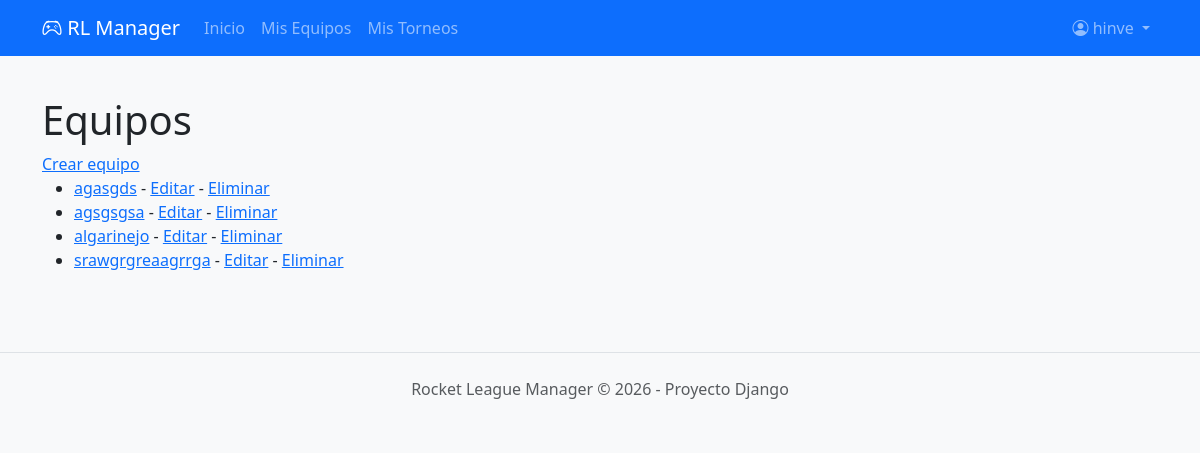
The app's page /torneos/equipos/ (signed in) with its own data.
### torneos/models.py (models this page shows, shortened)
class Equipo(models.Model):
    nombre  = models.CharField(max_length=100, unique=True)
    descripcion = models.TextField(blank=True)
    fecha_creacion = models.DateTimeField(auto_now_add=True)
    creado_por = models.ForeignKey(User, on_delete=models.CASCADE)

### torneos/views.py (the view)
# urls.py: path('equipos/', views.equipo_list, name='equipo_list'),
@login_required
def equipo_list(request):
    equipos = Equipo.objects.filter(creado_por=request.user).order_by('nombre')
    return render(request, 'torneos/equipos/list.html', {'equipos': equipos})

### torneos/templates/torneos/equipos/list.html (shortened to what this page needs)
{% extends "base.html" %}
{% block content %}
	<h1>Equipos</h1>
	<a href="{% url 'equipo_create' %}">Crear equipo</a>
	<ul>
		{% for equipo in equipos %}
			<li>
				<a href="{% url 'equipo_detail' equipo.id %}">{{ equipo.nombre }}</a>
				- <a href="{% url 'equipo_update' equipo.id %}">Editar</a>
				- <a href="{% url 'equipo_delete' equipo.id %}">Eliminar</a>
			</li>
		{% empty %}
			<li>No hay equipos creados.</li>
		{% endfor %}
	</ul>
{% endblock %}

### torneos/templates/base.html (shortened to what this page needs)
<!DOCTYPE html>
<html lang="es">
<head>
    <link href="https://cdn.jsdelivr.net/npm/bootstrap@5.3.0/dist/css/bootstrap.min.css" rel="stylesheet">
    <link rel="stylesheet" href="https://cdn.jsdelivr.net/npm/bootstrap-icons@1.10.0/font/bootstrap-icons.css">
</head>
<body>
    <nav class="navbar navbar-expand-lg navbar-dark bg-primary mb-4">
        <div class="container">
            <a class="navbar-brand" href="{% url 'torneos' %}"><i class="bi bi-controller"></i> RL Manager</a>
            <div class="collapse navbar-collapse" id="navbarNav">
                <ul class="navbar-nav me-auto">
                    <li class="nav-item">
                        <a class="nav-link" href="{% url 'torneos' %}">Inicio</a>
                    </li>
                    {% if user.is_authenticated %}
                        <li class="nav-item">
                            <a class="nav-link" href="{% url 'equipo_list' %}">Mis Equipos</a>
                        </li>
                        <li class="nav-item">
                            <a class="nav-link" href="{% url 'torneo_list' %}">Mis Torneos</a>
                        </li>
                    {% endif %}
                </ul>
                <ul class="navbar-nav ms-auto">
                    {% if user.is_authenticated %}
                        <li class="nav-item dropdown">
                            <a class="nav-link dropdown-toggle" href="#" role="button" data-bs-toggle="dropdown">
                                <i class="bi bi-person-circle"></i> {{ user.username }}
                            </a>
                        </li>
                    {% else %}
                        <li class="nav-item">
                            <a class="nav-link btn btn-light text-primary px-3" href="{% url 'login' %}">Iniciar Sesión</a>
                        </li>
                    {% endif %}
                </ul>
            </div>
        </div>
    </nav>
    <div class="container">
        <main class="py-3">
            {% block content %}{% endblock %}
        </main>
    </div>
    <footer class="text-center text-muted py-4 mt-5 border-top">
        Rocket League Manager &copy; 2026 - Proyecto Django
    </footer>
</body>
</html>

### torneos/templates/base.html (style rules this page uses)
body { background-color: #f8f9fa; }

### records on screen
Equipo: nombre "agasgds"
Equipo: nombre "agsgsgsa"
Equipo: nombre "algarinejo"
Equipo: nombre "srawgrgreaagrrga"

### other values on screen
{{ user.username }} "hinve"
